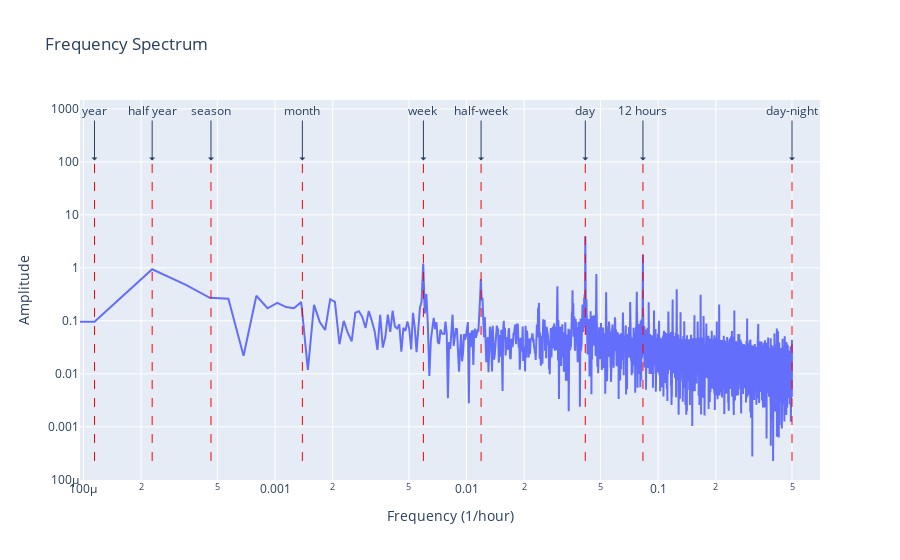

The notebook cell this image was saved under:
### Code cell
#use of Fourrier transformation, but possible artefacts as it is not perfectly periodical and due to peaks in the time series

#use fast Fourier transformations as the data is discrete

import numpy as np
from scipy.fft import fft, fftfreq
import plotly.graph_objects as go

# Number of sample points
N = len(data_Namen)
# Sample spacing
T = 3600  # in seconds (1 hour)
x = np.linspace(0.0, N * T, N, endpoint=False)
y = data_Namen["laeq"].to_numpy()

# Compute the FFT
yf = fft(y)
xf = fftfreq(N, T)[:N//2]

# Create the Plotly scatter plot
fig = go.Figure(data=go.Scatter(x=3600*xf, y=2.0/N * np.abs(yf[0:N//2]), mode='lines'))

# Customize the plot layout
fig.update_layout(
    title="Frequency Spectrum",
    xaxis_title="Frequency (1/hour)",
    yaxis_title="Amplitude",
    xaxis_type="log",
    yaxis_type="log",
    showlegend=False
)

# Add vertical lines
x_lines = [1 / 24, 1 / 720, 1 / 2160, 1 / 2,      1/(7*24), 2/(7*24),    1/12,           1/(24*(365/2)),  1/(24*365)]
labels = ["day",   "month", "season", "day-night","week",   "half-week", "12 hours",      "half year",     "year"]
for x, label in zip(x_lines, labels):
    fig.add_shape(type="line",
                  x0=x,
                  y0=fig.data[0].y.min(),
                  x1=x,
                  y1=fig.data[0].y.max(),
                  line=dict(color="red", width=1, dash="dash")
                  )
    fig.add_annotation(
        x=np.log10(x),
        y=np.log10(fig.data[0].y.max()),  # Adjust the y position
        text=label,
        showarrow=True,
        arrowhead=1,
        ax=0,
        ay=-50  # Adjust the y offset
    )
# Display the plot
fig.show()

#peak 52days
#peak 33.6 hours (0.0297)
#peak 21 hours (0.0476)

### Figure 1 — Plotly figure (JSON) as saved in the notebook; plotly's stock layout.template omitted (floating-point values rounded to 4 significant figures; data arrays with more than 128 entries replaced by an {"elided": "..."} marker saying what was removed)
{"data": [{"mode": "lines", "type": "scatter", "x": {"elided": "4379 float values"}, "y": {"elided": "4379 float values"}}], "layout": {"annotations": [{"arrowhead": 1, "ax": 0, "ay": -50, "showarrow": true, "text": "day", "x": -1.38, "y": 2.025}, {"arrowhead": 1, "ax": 0, "ay": -50, "showarrow": true, "text": "month", "x": -2.857, "y": 2.025}, {"arrowhead": 1, "ax": 0, "ay": -50, "showarrow": true, "text": "season", "x": -3.334, "y": 2.025}, {"arrowhead": 1, "ax": 0, "ay": -50, "showarrow": true, "text": "day-night", "x": -0.301, "y": 2.025}, {"arrowhead": 1, "ax": 0, "ay": -50, "showarrow": true, "text": "week", "x": -2.225, "y": 2.025}, {"arrowhead": 1, "ax": 0, "ay": -50, "showarrow": true, "text": "half-week", "x": -1.924, "y": 2.025}, {"arrowhead": 1, "ax": 0, "ay": -50, "showarrow": true, "text": "12 hours", "x": -1.079, "y": 2.025}, {"arrowhead": 1, "ax": 0, "ay": -50, "showarrow": true, "text": "half year", "x": -3.641, "y": 2.025}, {"arrowhead": 1, "ax": 0, "ay": -50, "showarrow": true, "text": "year", "x": -3.943, "y": 2.025}], "shapes": [{"line": {"color": "red", "dash": "dash", "width": 1}, "type": "line", "x0": 0.04167, "x1": 0.04167, "y0": 0.0002266, "y1": 106.0}, {"line": {"color": "red", "dash": "dash", "width": 1}, "type": "line", "x0": 0.001389, "x1": 0.001389, "y0": 0.0002266, "y1": 106.0}, {"line": {"color": "red", "dash": "dash", "width": 1}, "type": "line", "x0": 0.000463, "x1": 0.000463, "y0": 0.0002266, "y1": 106.0}, {"line": {"color": "red", "dash": "dash", "width": 1}, "type": "line", "x0": 0.5, "x1": 0.5, "y0": 0.0002266, "y1": 106.0}, {"line": {"color": "red", "dash": "dash", "width": 1}, "type": "line", "x0": 0.005952, "x1": 0.005952, "y0": 0.0002266, "y1": 106.0}, {"line": {"color": "red", "dash": "dash", "width": 1}, "type": "line", "x0": 0.0119, "x1": 0.0119, "y0": 0.0002266, "y1": 106.0}, {"line": {"color": "red", "dash": "dash", "width": 1}, "type": "line", "x0": 0.08333, "x1": 0.08333, "y0": 0.0002266, "y1": 106.0}, {"line": {"color": "red", "dash": "dash", "width": 1}, "type": "line", "x0": 0.0002283, "x1": 0.0002283, "y0": 0.0002266, "y1": 106.0}, {"line": {"color": "red", "dash": "dash", "width": 1}, "type": "line", "x0": 0.0001142, "x1": 0.0001142, "y0": 0.0002266, "y1": 106.0}], "showlegend": false, "title": {"text": "Frequency Spectrum"}, "xaxis": {"title": {"text": "Frequency (1/hour)"}, "type": "log"}, "yaxis": {"title": {"text": "Amplitude"}, "type": "log"}}}
